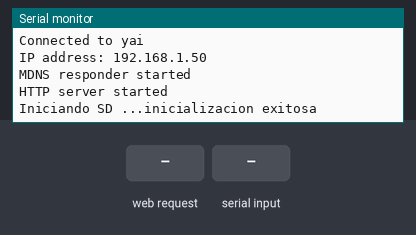
This sketch was run on a simulated ESP8266 (NodeMCU). On the bench: the last lines printed to the serial monitor. Inputs (shaded band) come from the test bench. WiFi joins after 1.5 s; servers stay silent unless stated; storage starts empty.

Above: at 2.7 s.
2.8 s: HTTP request GET / received
At 4.0 s:
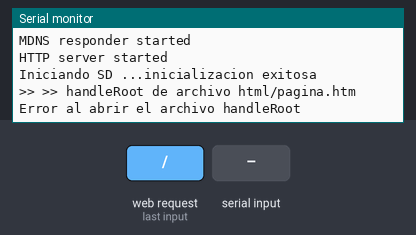
4.3 s: "1\n" received over Serial
At 6.0 s:
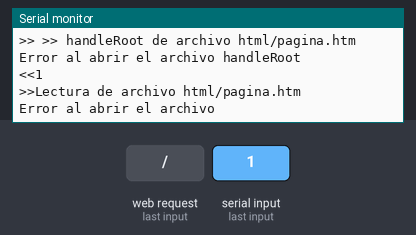

Measured:
- after the input at 2.8 s, the serial monitor: prints a new line at once (image 1)
- after the input at 4.3 s, the serial monitor: prints a new line after 1.0 s (image 2)

The sketch:

WebServerAndSDCard.ino
```cpp
#include <ESP8266WiFi.h>
#include <WiFiClient.h>
#include <ESP8266WebServer.h>
#include <ESP8266mDNS.h>
#include <SD.h>

//const char* ssid = "VTR-YAI-5Ghz";
//const char* password = "Pana8bc1108";
const char* ssid = "yai";
const char* password = "1101000000";

//  {"yai", "1101000000"},

File myFile;
int i;
int CS_PIN = 4;
int READ = 111;
int WRITE = 222;

ESP8266WebServer server(80);

void handleRoot() {
  Serial.println(">> >> handleRoot de archivo html/pagina.htm");
  String nombrePagina = "html/pagina.htm";
  myFile = SD.open(nombrePagina);
  String SD_Read = "";
  char ltr;
  if (myFile) {
      while (myFile.available()) {
    	  ltr = myFile.read();
    	  SD_Read += ltr;
      }
  }else {
      Serial.println("Error al abrir el archivo handleRoot");
  }
  String nombreVariable = "${variable}";
  String valorASerEvaluado = "Valor variable evaluado";
  SD_Read.replace(nombreVariable, valorASerEvaluado);

  //server.send(myFile);
  myFile.close();
  server.send(200, "text/html", SD_Read);
}

void handleNotFound(){
  String message = "File Not Found\n\n";
  message += "URI: ";
  message += server.uri();
  message += "\nMethod: ";
  message += (server.method() == HTTP_GET)?"GET":"POST";
  message += "\nArguments: ";
  message += server.args();
  message += "\n";
  for (uint8_t i=0; i<server.args(); i++){
    message += " " + server.argName(i) + ": " + server.arg(i) + "\n";
  }
  server.send(404, "text/plain", message);
}

void setup(void){
  Serial.begin(9600);
  WiFi.begin(ssid, password);
  Serial.println("");

  // Wait for connection
  while (WiFi.status() != WL_CONNECTED) {
    delay(500);
    Serial.print(".");
  }
  Serial.println("");
  Serial.print("Connected to ");
  Serial.println(ssid);
  Serial.print("IP address: ");
  Serial.println(WiFi.localIP());

  if (MDNS.begin("esp8266")) {
    Serial.println("MDNS responder started");
  }

  server.on("/", handleRoot);

  server.on("/inline", [](){
    server.send(200, "text/plain", "this works as well");
  });

  server.onNotFound(handleNotFound);

  server.begin();
  Serial.println("HTTP server started");

  Serial.print("Iniciando SD ...");
  if (!SD.begin(CS_PIN)) {
    Serial.println("No se pudo inicializar");
    return;
  }
  Serial.println("inicializacion exitosa");
  i = 0;
}

void loop(void){
  server.handleClient();
  serialController();
}

void serialController(){
  String comando = "";
  String compara = "RE";
  if (Serial.available() >0) {
    comando = Serial.readString();
    Serial.print("<<" + comando);
    Serial.println(">>Lectura de archivo html/pagina.htm");
    myFile = SD.open("html/pagina.htm");
    if (myFile) {
        while (myFile.available()) {
          Serial.write(myFile.read());
        }
        myFile.close(); //cerramos el archivo
      } else {
        Serial.println("Error al abrir el archivo");
      }

  }

}
```
